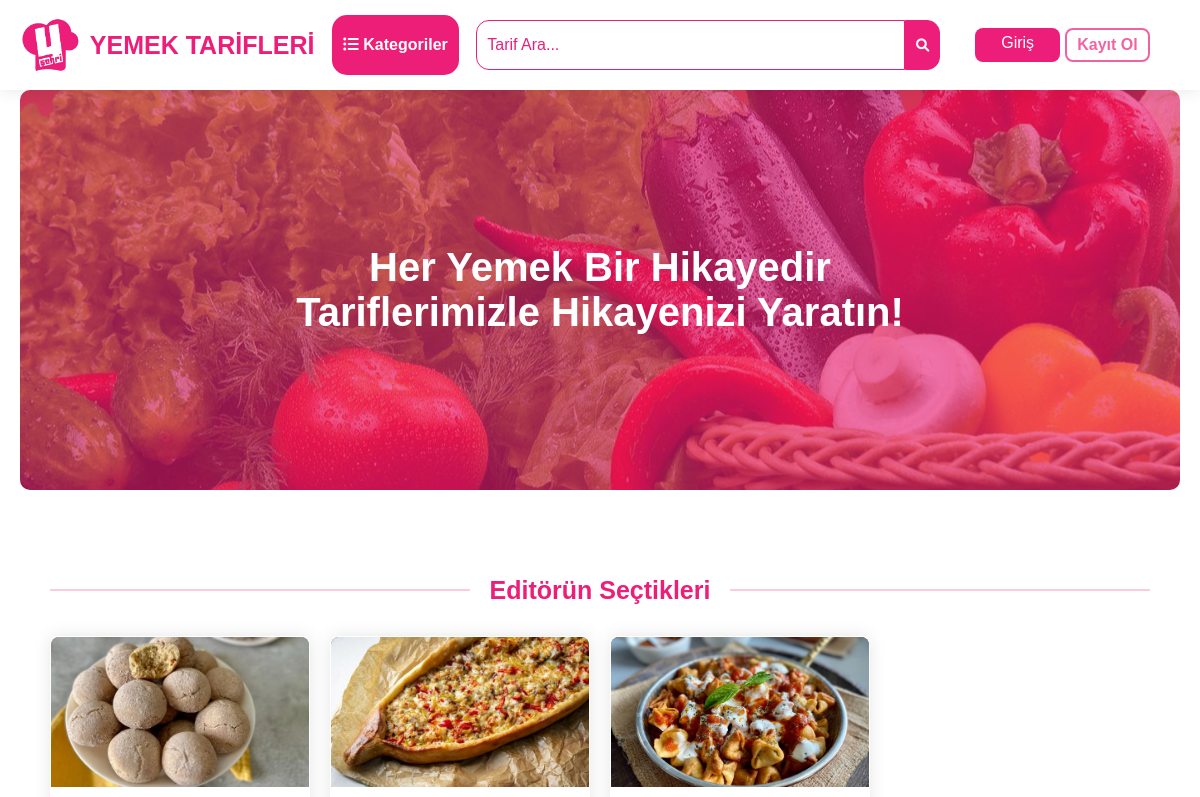
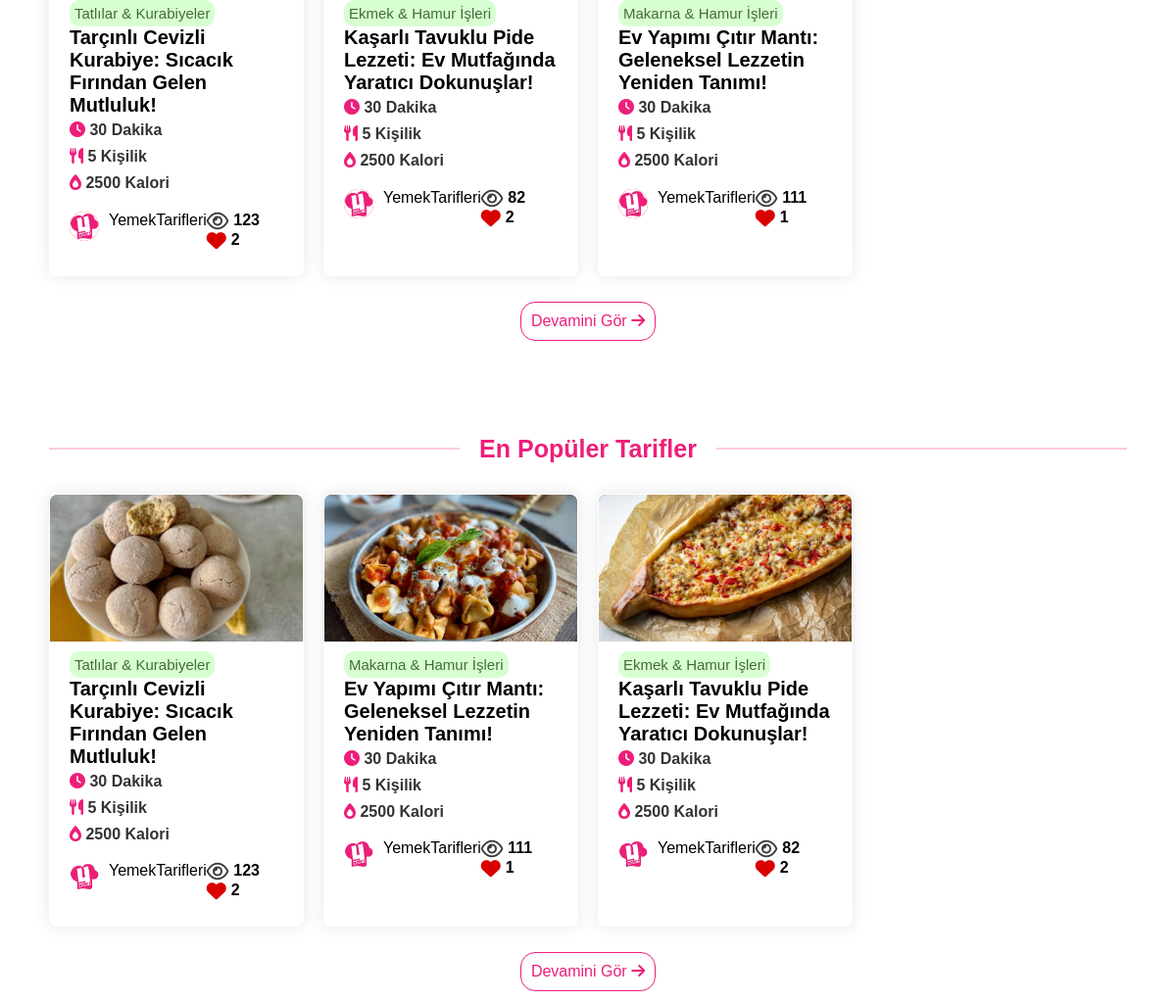
The page / on the database its author committed (2 pictures, top to bottom).
### tables this page shows
CREATE TABLE `tema_ayarlari` (
  `id` int(11) NOT NULL,
  `logo` varchar(255) DEFAULT NULL,
  `site_adi` varchar(255) DEFAULT NULL,
  `slogan` varchar(255) DEFAULT NULL,
  `intro_gorsel` varchar(255) DEFAULT NULL
);

CREATE TABLE `tarifler` (
  `tarif_id` int(11) NOT NULL,
  `kategori_ad` varchar(50) NOT NULL,
  `kategori_url` varchar(255) NOT NULL,
  `baslik` varchar(100) NOT NULL,
  `sure` varchar(255) DEFAULT NULL,
  `boyut` varchar(20) DEFAULT NULL,
  `kalori` varchar(255) DEFAULT NULL,
  `resim` varchar(255) DEFAULT NULL,
  `url` varchar(255) DEFAULT NULL,
  `icindekiler` text DEFAULT NULL,
  `hazirlanis` text DEFAULT NULL,
  `tarih` text NOT NULL,
  `goruntulenme` int(11) NOT NULL,
  `fav` int(11) NOT NULL
);

### tema_baglanti.php (called while the page is built, shortened)
<?php
include ("database.php");
$sql = "SELECT * FROM tema_ayarlari";
$result = $conn->query($sql);
if(mysqli_num_rows($result) > 0){
    $row = mysqli_fetch_assoc($result);
    $logo = $row['logo'];
    $site_adi = $row['site_adi'];
    $slogan = $row['slogan'];
}
?>

### index.php (the view, shortened to what this page needs)
<?php
include("database.php");
include("tema_baglanti.php");
?>
<!DOCTYPE html>
<html lang="en">
<head>
  <link rel="stylesheet" href="style.css">
	<link rel="stylesheet" href="https://pro.fontawesome.com/releases/v6.0.0-beta1/css/all.css" />
</head>
<body>
  <?php include ("header.php"); ?>
  <br><br><br><br>
  <div class="containerx">
    <div class="intro">
      <span>
        <?php echo $slogan ?>
        </span>
    </div>
  <div class="tarifler editorun_sectikleri">
      <h2 class="baslik-t8">
          <a class="card-baslik" href="">Editörün Seçtikleri</a>
      </h2>
  <ul class="card-containerx">
        <?php
        $query = "SELECT * FROM tarifler LIMIT 4";
        $result = mysqli_query($conn, $query);
        if (mysqli_num_rows($result) > 0) {
            while ($row = mysqli_fetch_assoc($result)) {
                echo "<li class='tarif-card'>";
                echo "<div class='img-div'>";
                echo "<img class='img-div' src='" . $row["resim"] . "' alt=''>";
                echo "</div>";
                echo "<div class='tarif-content'>";
                echo "<h2 class='tarif-kategori'>" . $row["kategori_ad"] . "</h2>";
                echo "<h1 class='tarif-baslik'><a href='" . $row['url'] . "?tarif_id=" . $row['tarif_id'] . "'>" . $row["baslik"] . "</a></h1>";
                echo "<h2 class='tarif-bilgi'><i class='fas fa-clock'></i> " . $row["sure"] . "</h2>";
                echo "<h2 class='tarif-bilgi'><i class='fas fa-utensils'></i> " . $row["boyut"] . "</h2>";
                echo "<h2 class='tarif-bilgi'><i class='fas fa-burn'></i> " . $row["kalori"] . "</h2>";
                echo "<div class='tarif-card_bottom'>";
                echo "<div class='yazar'>";
                echo "<img src='yemeksehri.jpeg' alt=''>";
                echo "YemekTarifleri";
                echo "<div class='degerlendirme'>";
                echo "<div class='favgor'>
                              <i class='far fa-eye'></i> <span>" . $row["goruntulenme"] . "</span>
                              <i class='fas fa-heart'></i> <span>" . $row["fav"] . "</span>";
                echo "</div>";
                echo "</div>";
                echo "</div>";
                echo "</div>";
                echo "</li>";
            }
        } else {
            echo "Henüz hiç tarif eklenmemiş.";
        }
        ?>
    </ul>
    <div class="devami">
      <a href="editorun-sectikleri.php">Devamini Gör <i class="fa-solid fa-arrow-right"></i></a>
    </div>
  </div>
  <div class="tarifler populer-tarifler">
  <h2 class="baslik-t8">
      <a class="card-baslik" href="">En Popüler Tarifler</a>
  </h2>
  <ul class="card-containerx">
        <?php
        $query = "SELECT * FROM tarifler ORDER BY goruntulenme DESC LIMIT 4";
        $result = mysqli_query($conn, $query);
        if (mysqli_num_rows($result) > 0) {
            while ($row = mysqli_fetch_assoc($result)) {
                echo "<li class='tarif-card'>";
                echo "<div class='img-div'>";
                echo "<img class='img-div' src='" . $row["resim"] . "' alt=''>";
                echo "</div>";
                echo "<div class='tarif-content'>";
                echo "<h2 class='tarif-kategori'>" . $row["kategori_ad"] . "</h2>";
                echo "<h1 class='tarif-baslik'><a href='" . $row['url'] . "?tarif_id=" . $row['tarif_id'] . "'>" . $row["baslik"] . "</a></h1>";
                echo "<h2 class='tarif-bilgi'><i class='fas fa-clock'></i> " . $row["sure"] . "</h2>";
                echo "<h2 class='tarif-bilgi'><i class='fas fa-utensils'></i> " . $row["boyut"] . "</h2>";
                echo "<h2 class='tarif-bilgi'><i class='fas fa-burn'></i> " . $row["kalori"] . "</h2>";
                echo "<div class='tarif-card_bottom'>";
                echo "<div class='yazar'>";
                echo "<img src='yemeksehri.jpeg' alt=''>";
                echo "YemekTarifleri";
                echo "<div class='degerlendirme'>";
                echo "<div class='favgor'>
                              <i class='far fa-eye'></i> <span>" . $row["goruntulenme"] . "</span>
                              <i class='fas fa-heart'></i> <span>" . $row["fav"] . "</span>";
                echo "</div>";
                echo "</div>";
                echo "</div>";
                echo "</div>";
                echo "</li>";
            }
        } else {
            echo "Henüz hiç tarif eklenmemiş.";
        }
        ?>
    </ul>
    <div class="devami">
      <a href="editorun-sectikleri.php">Devamini Gör <i class="fa-solid fa-arrow-right"></i></a>
    </div>
  </div>
  </body>
</html>

### header.php (shortened to what this page needs)
<!DOCTYPE html>
<html lang="en">
<head>
    <link rel="stylesheet" href="style.css">
	<link rel="stylesheet" href="https://pro.font
    awesome.com/releases/v6.0.0-beta1/css/all.css"
 />
    <link rel="stylesheet" href="media.css"><title>Card Layout</title>
</head>
<body>
<?php
if(isset($_SESSION["uye_id"])) {
  require ("z-header.php");
} else {
    require ("a-header.php");
}
?>
<br>
</body>
</html>

### a-header.php (shortened to what this page needs)
<?php
require ("database.php");
include ("tema_baglanti.php");
?>
<!DOCTYPE html>
<html lang="en">
<head>
    <link rel="stylesheet" href="style.css">
	<link rel="stylesheet" href="https://pro.fontawesome.com/releases/v6.0.0-beta1/css/all.css" />
    <link rel="stylesheet" href="media.css"><title>Card Layout</title>
</head>
<body>
<header style="display: <?php echo $display; ?>">
        <div class="header_1">
              <div class="logo">
              <a href="./index.php">
              <img src="<?php echo $logo ?>" alt="">
              <span><?php echo $site_adi ?></span>
              </a>
            </div>
            <button class="h-kategoriler_btn " id="header-kategoriler"><i class="fas fa-list-ul"></i> Kategoriler</button>
            <div class="search-bar">
              <form action="search.php" method="get">
                  <input type="text" name="search" placeholder="Tarif Ara...">
                  <button type="submit"><i class="fas fa-search"></i></button>
              </form>
          </div>
            <div class="login-register">
              <a class="btn-lr login" href="giris.php">Giriş</a>
              <a class="btn-lr register" href="kayit-ol.php">Kayıt Ol</a>
            </div>
        </div>
</header>
</body>
</html>

### a-header.php (style rules this page uses)
.header_1 { display:flex; }
.h-kategoriler_btn { transition: all 200ms; }
header { display:block !important; }

### rows shown on the page
tema_ayarlari: logo (picture), site_adi "YEMEK TARİFLERİ", slogan "Her Yemek Bir Hikayedir Tariflerimizle Hikayenizi Yaratın!"
tarifler: resim (picture), kategori_ad "Tatlılar & Kurabiyeler", baslik "Tarçınlı Cevizli Kurabiye: Sıcacık Fırından Gelen Mutluluk!", sure "30 Dakika", boyut "5 Kişilik", kalori "2500 Kalori", goruntulenme "123", fav "2"
tarifler: resim (picture), kategori_ad "Ekmek & Hamur İşleri", baslik "Kaşarlı Tavuklu Pide Lezzeti: Ev Mutfağında Yaratıcı Dokunuşlar!", sure "30 Dakika", boyut "5 Kişilik", kalori "2500 Kalori", goruntulenme "82", fav "2"
tarifler: resim (picture), kategori_ad "Makarna & Hamur İşleri", baslik "Ev Yapımı Çıtır Mantı: Geleneksel Lezzetin Yeniden Tanımı!", sure "30 Dakika", boyut "5 Kişilik", kalori "2500 Kalori", goruntulenme "111", fav "1"
